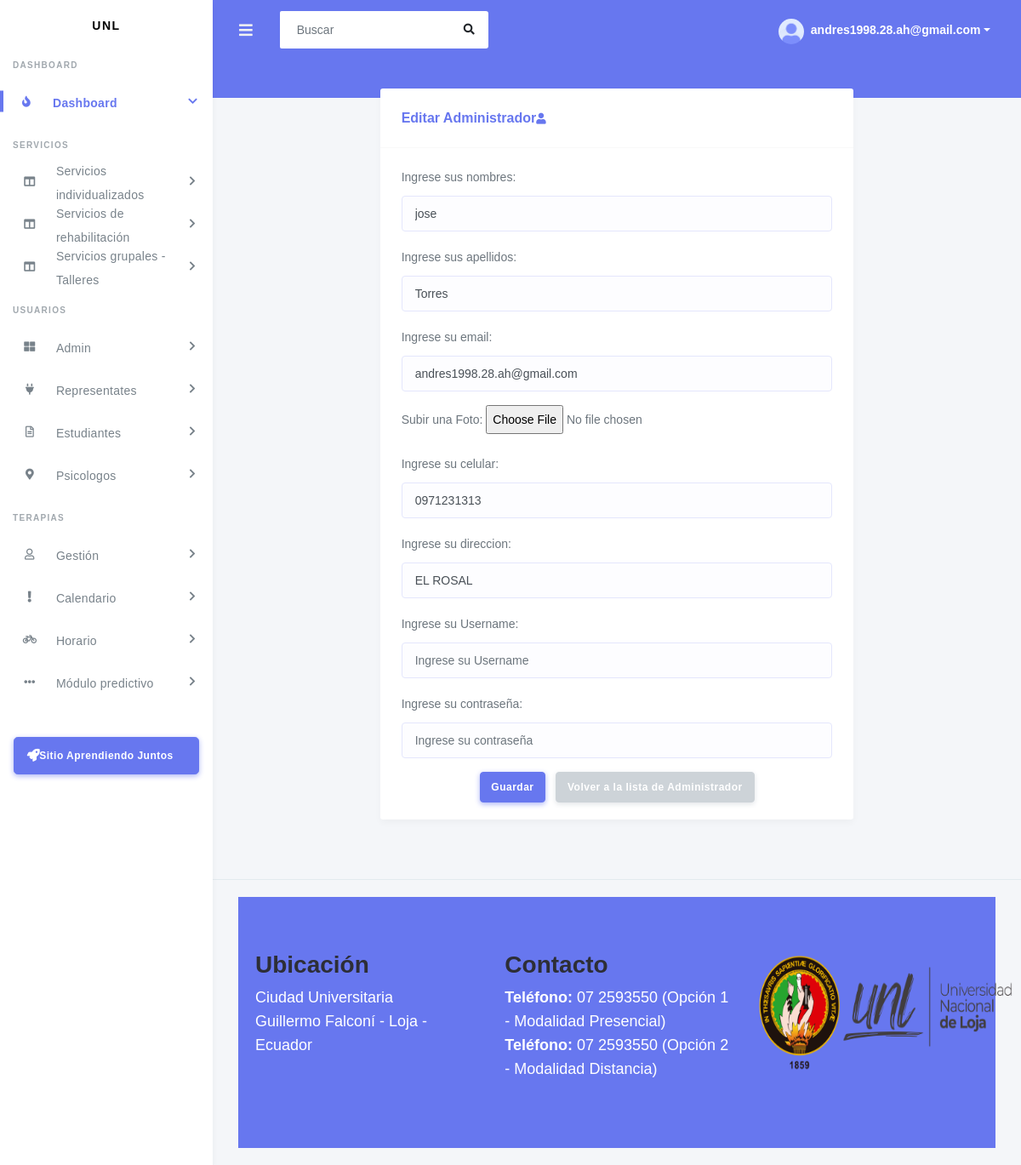
Screenshot of /editarAdmin/4/ (signed in) with the database file from the repository.
### app/usuarios/adminis/models.py (models this page shows, shortened)
class Adminis(models.Model):
    user = models.OneToOneField(User, on_delete=models.CASCADE)
    nombre = models.CharField(max_length=100)
    apellido = models.CharField(max_length=100)
    email = models.EmailField(unique=True)
    foto = models.ImageField(upload_to='adminis/', null=True, blank=True)
    celular = models.CharField(max_length=10, blank=True, null=True)
    direccion = models.CharField(max_length=255, blank=True, null=True)

### app/usuarios/adminis/views.py (the view)
# urls.py: path('editarAdmin/<int:pk>/', EditarAdminisView.as_view(), name='editar_admin'),
@method_decorator(permission_required_custom('adminis.can_create_adminis'), name='dispatch')
class EditarAdminisView(UpdateView):
    model = Adminis
    form_class = AdminisForm
    template_name = 'usuarios/editarAdmin.html'
    success_url = reverse_lazy('listar_admin')

### app/controlRoles/utils.py (called while the page is built)
def permission_required_custom(perm, login_url=None, raise_exception=False):
    def decorator(view_func):
        @wraps(view_func)
        def _wrapped_view(request, *args, **kwargs):
            if request.user.has_perm(perm):
                return view_func(request, *args, **kwargs)
            else:
                if raise_exception:
                    raise PermissionDenied
                else:
                    return redirect(request.META.get('HTTP_REFERER', reverse('index')))
        return _wrapped_view
    return decorator

### templates/usuarios/editarAdmin.html (shortened to what this page needs)
{% extends 'layout.html' %}
{% load static %}
{% block content %}
  <div class="container">
    <div class="row justify-content-center mt-4">
      <div class="col-md-8">
        <div class="card">
          <div class="card-header">
            <h4>Editar Administrador<i class="fas fa-user"></i></h4>
          </div>
          <div class="card-body">
            <form method="post">
              {{ form.as_p }}
              <div class="text-center mt-3">
                <button type="submit" class="btn btn-primary">Guardar</button>
                <a href="{% url 'listar_admin' %}" class="btn btn-secondary ml-2">Volver a la lista de Administrador</a>
              </div>
            </form>
          </div>
        </div>
      </div>
    </div>
  </div>
{% endblock content %}

### templates/layout.html (shortened to what this page needs)
<!DOCTYPE html>
<html lang="en">
<head>
  {% load static %}
  <link rel="stylesheet" href="https://stackpath.bootstrapcdn.com/bootstrap/4.3.1/css/bootstrap.min.css">
  <link rel="stylesheet" href="https://use.fontawesome.com/releases/v5.7.2/css/all.css">
  <link rel="stylesheet" href="https://cdnjs.cloudflare.com/ajax/libs/fullcalendar/5.9.0/main.min.css">
  <link rel="stylesheet" href="{% static 'stisla/css/style.css' %}">
  <link rel="stylesheet" href="{% static 'stisla/css/components.css' %}">
</head>
<body>
  <div id="app">
    <div class="main-wrapper">
      <div class="navbar-bg"></div>
      <nav class="navbar navbar-expand-lg main-navbar">
        <form class="form-inline mr-auto">
          <ul class="navbar-nav mr-3">
            <li><a href="#" data-toggle="sidebar" class="nav-link nav-link-lg"><i class="fas fa-bars"></i></a></li>
          </ul>
          <div class="search-element">
            <form method="GET" action="{% url 'index' %}" class="form-inline">
                <input class="form-control" type="search" name="q" placeholder="Buscar" aria-label="Search" data-width="250">
                <button class="btn" type="submit"><i class="fas fa-search"></i></button>
            </form>
          </div>
        </form>
        <ul class="navbar-nav navbar-right">
          <li class="dropdown"><a href="#" data-toggle="dropdown" class="nav-link dropdown-toggle nav-link-lg nav-link-user">
            <img alt="image" src="{% static 'stisla/img/avatar/avatar-1.png'%}" class="rounded-circle mr-1">
            <div class="d-sm-none d-lg-inline-block">{{ request.user.email }}</div></a>
          </li>
        </ul>
      </nav>
      <div class="main-sidebar sidebar-style-2">
        <aside id="sidebar-wrapper">
          <div class="sidebar-brand">
            <a href="index.html">Aprendiendo Juntos</a>
          </div>
          {% include "menu.html" %}
        </aside>
      </div>
      <div class="main-content">
{% block content %}{% endblock %}
      </div>
      {% include 'footer.html' %}
    </div>
  </div>
</body>
</html>

### templates/footer.html (style rules this page uses)
body { font-family: Arial, sans-serif; }
.container { max-width: 1200px; margin: auto; padding: 0 20px; }
.row { display: flex; flex-wrap: wrap; }

### rows the page displays
Adminis: nombre "jose", apellido "Torres", email "andres1998.28.ah@gmail.com", celular "0971231313", direccion "EL ROSAL"

### other values shown
{{ request.user.email }} "andres1998.28.ah@gmail.com"
